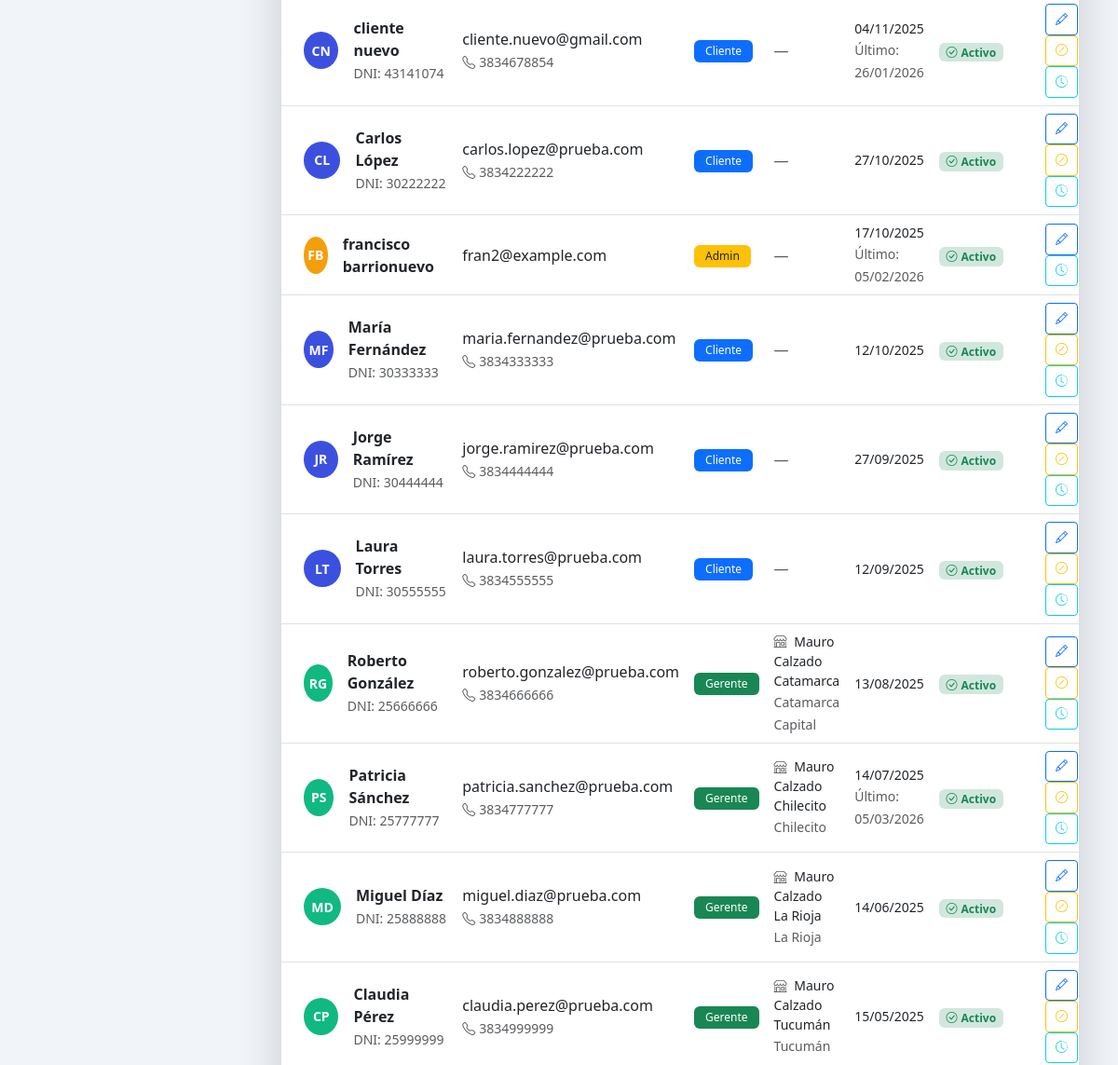
The app's page /admin/usuarios.php (signed in, middle part), older data.
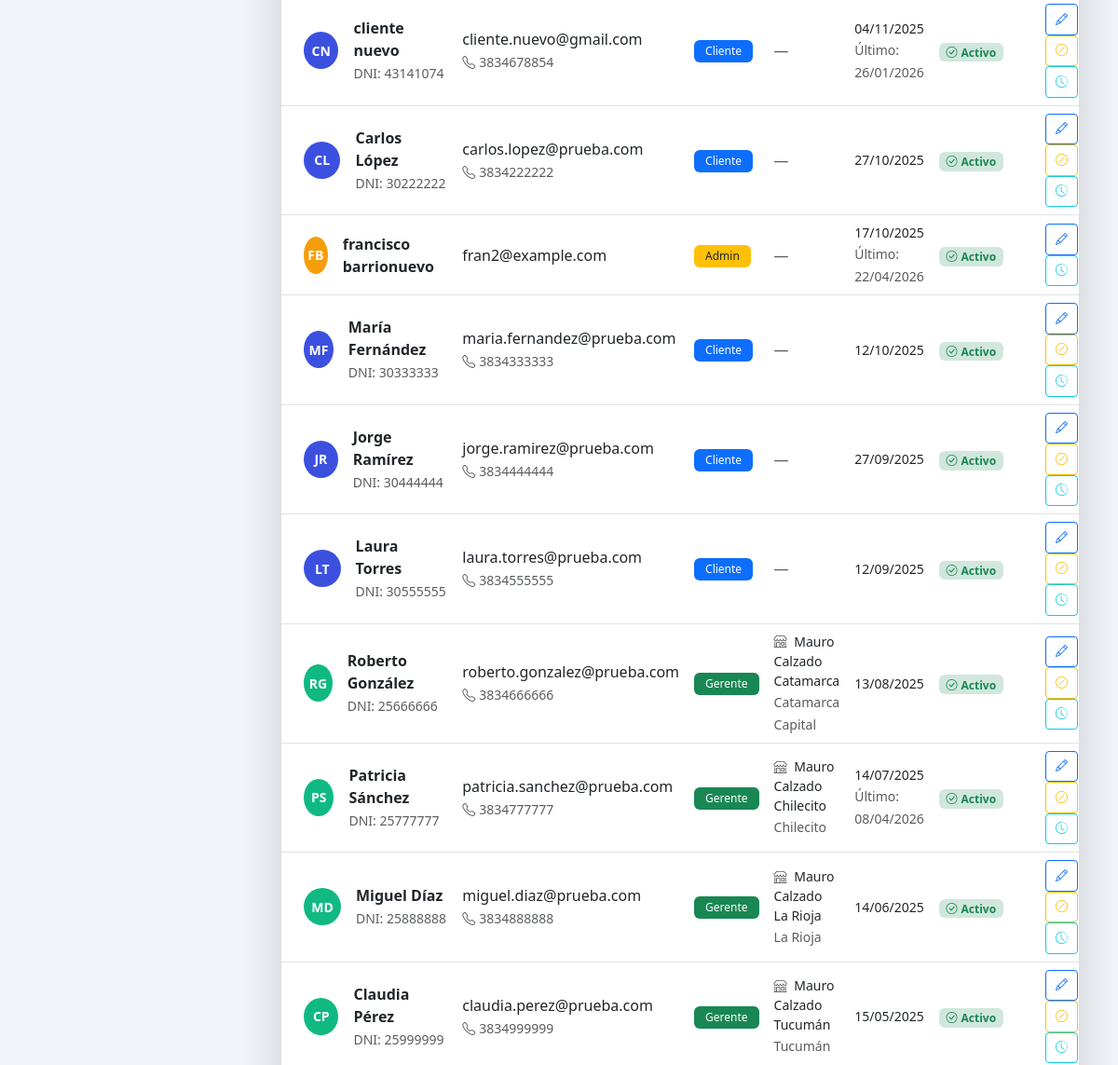
The same page, newer data.
### tables this page shows
CREATE TABLE `usuarios` (
  `id` int(11) NOT NULL,
  `rol_id` int(11) NOT NULL DEFAULT 1,
  `sucursal_id` int(11) DEFAULT NULL,
  `nombre` varchar(100) NOT NULL,
  `apellido` varchar(100) NOT NULL,
  `email` varchar(150) NOT NULL,
  `password` varchar(255) NOT NULL,
  `telefono` varchar(20) DEFAULT NULL,
  `dni` varchar(10) DEFAULT NULL,
  `direccion` text DEFAULT NULL,
  `ciudad` varchar(100) DEFAULT NULL,
  `provincia` varchar(100) DEFAULT NULL,
  `codigo_postal` varchar(10) DEFAULT NULL,
  `fecha_registro` datetime DEFAULT current_timestamp(),
  `ultimo_acceso` datetime DEFAULT NULL,
  `activo` tinyint(1) DEFAULT 1,
  `verificado` tinyint(1) DEFAULT 0
);

CREATE TABLE `roles` (
  `rol_id` int(11) NOT NULL,
  `nombre_rol` varchar(50) NOT NULL,
  `descripcion` text DEFAULT NULL,
  `fecha_creacion` timestamp NOT NULL DEFAULT current_timestamp()
);

CREATE TABLE `sucursales` (
  `id` int(11) NOT NULL,
  `nombre` varchar(100) NOT NULL,
  `direccion` varchar(255) NOT NULL,
  `ciudad` varchar(100) NOT NULL,
  `provincia` varchar(100) NOT NULL,
  `codigo_postal` varchar(10) DEFAULT NULL,
  `telefono` varchar(20) DEFAULT NULL,
  `email` varchar(100) DEFAULT NULL,
  `horario_lunes_viernes` varchar(100) DEFAULT NULL,
  `horario_sabado` varchar(100) DEFAULT NULL,
  `horario_domingo` varchar(100) DEFAULT NULL,
  `latitud` decimal(10,8) DEFAULT NULL,
  `longitud` decimal(11,8) DEFAULT NULL,
  `activo` tinyint(1) DEFAULT 1,
  `fecha_creacion` datetime DEFAULT current_timestamp(),
  `horario_apertura_manana` time DEFAULT '09:00:00' COMMENT 'Apertura turno mañana',
  `horario_cierre_manana` time DEFAULT '13:00:00' COMMENT 'Cierre turno mañana',
  `horario_apertura_tarde` time DEFAULT '17:30:00' COMMENT 'Apertura turno tarde',
  `horario_cierre_tarde` time DEFAULT '21:30:00' COMMENT 'Cierre turno tarde',
  `trabaja_sabado` tinyint(1) DEFAULT 1 COMMENT '1=sí, 0=no',
  `trabaja_domingo` tinyint(1) DEFAULT 0 COMMENT '1=sí, 0=no'
);

### admin/usuarios.php (the view, shortened to what the changed rows need)
<?php
require_once('../includes/verificar-admin.php');
$registros_por_pagina = 15;
$pagina_actual = isset($_GET['pagina']) ? max(1, intval($_GET['pagina'])) : 1;
$offset = ($pagina_actual - 1) * $registros_por_pagina;
$where_conditions = [];
$params = [];
$param_types = '';
$where_clause = !empty($where_conditions) ? "WHERE " . implode(" AND ", $where_conditions) : "";
$query = "SELECT
            u.id,
            u.rol_id,
            u.sucursal_id,
            u.nombre,
            u.apellido,
            u.email,
            u.telefono,
            u.dni,
            u.activo,
            u.fecha_registro,
            u.ultimo_acceso,
            r.nombre_rol,
            s.nombre as sucursal_nombre,
            s.ciudad as sucursal_ciudad
          FROM usuarios u
          INNER JOIN roles r ON u.rol_id = r.rol_id
          LEFT JOIN sucursales s ON u.sucursal_id = s.id
          {$where_clause}
          ORDER BY u.fecha_registro DESC
          LIMIT ? OFFSET ?";
$stmt = mysqli_prepare($conn, $query);
$params_with_limit = $params;
$params_with_limit[] = $registros_por_pagina;
$params_with_limit[] = $offset;
$param_types_with_limit = $param_types . 'ii';
mysqli_stmt_bind_param($stmt, $param_types_with_limit, ...$params_with_limit);
mysqli_stmt_execute($stmt);
$result_usuarios = mysqli_stmt_get_result($stmt);
require_once('includes/header-admin.php');
?>
<div class="container-fluid py-4">
    <div class="card shadow-lg border-0">
        <div class="card-body p-0">
            <div class="table-responsive">
                <table class="table table-hover align-middle mb-0">
                    <tbody>
                        <?php if (mysqli_num_rows($result_usuarios) > 0): ?>
                            <?php while ($usuario = mysqli_fetch_assoc($result_usuarios)):
                                $avatar_colors = [
                                    1 => '#3C50E0',
                                    2 => '#10B981',
                                    3 => '#F59E0B'
                                ];
                                $avatar_bg = $avatar_colors[$usuario['rol_id']] ?? '#6B7280';
                                $iniciales = strtoupper(substr($usuario['nombre'], 0, 1) . substr($usuario['apellido'], 0, 1));
                            ?>
                            <tr>
                                <td class="ps-4">
                                    <div class="d-flex align-items-center gap-3">
                                        <div class="user-avatar-table" style="background: <?php echo $avatar_bg; ?>;">
                                            <?php echo $iniciales; ?>
                                        </div>
                                        <div>
                                            <div class="fw-semibold">
                                                <?php echo htmlspecialchars($usuario['nombre'] . ' ' . $usuario['apellido']); ?>
                                            </div>
                                            <?php if ($usuario['dni']): ?>
                                                <small class="text-muted">DNI: <?php echo htmlspecialchars($usuario['dni']); ?></small>
                                            <?php endif; ?>
                                        </div>
                                    </div>
                                </td>
                                <td>
                                    <div><?php echo htmlspecialchars($usuario['email']); ?></div>
                                    <?php if ($usuario['telefono']): ?>
                                        <small class="text-muted">
                                            <i class="bi bi-telephone me-1"></i><?php echo htmlspecialchars($usuario['telefono']); ?>
                                        </small>
                                    <?php endif; ?>
                                </td>
                                <td>
                                    <?php
                                    $badge_classes = [
                                        1 => 'bg-primary',
                                        2 => 'bg-success',
                                        3 => 'bg-warning text-dark'
                                    ];
                                    $badge_class = $badge_classes[$usuario['rol_id']] ?? 'bg-secondary';
                                    ?>
                                    <span class="badge <?php echo $badge_class; ?> badge-rol">
                                        <?php echo htmlspecialchars($usuario['nombre_rol']); ?>
                                    </span>
                                </td>
                                <td>
                                    <?php if ($usuario['sucursal_nombre']): ?>
                                        <div class="small">
                                            <i class="bi bi-shop me-1 text-muted"></i>
                                            <?php echo htmlspecialchars($usuario['sucursal_nombre']); ?>
                                        </div>
                                        <small class="text-muted"><?php echo htmlspecialchars($usuario['sucursal_ciudad']); ?></small>
                                    <?php else: ?>
                                        <span class="text-muted">—</span>
                                    <?php endif; ?>
                                </td>
                                <td>
                                    <div class="small"><?php echo date('d/m/Y', strtotime($usuario['fecha_registro'])); ?></div>
                                    <?php if ($usuario['ultimo_acceso']): ?>
                                        <small class="text-muted">
                                            Último: <?php echo date('d/m/Y', strtotime($usuario['ultimo_acceso'])); ?>
                                        </small>
                                    <?php endif; ?>
                                </td>
                                <td>
                                    <?php if ($usuario['activo'] == 1): ?>
                                        <span class="badge bg-success-subtle text-success">
                                            <i class="bi bi-check-circle me-1"></i>Activo
                                        </span>
                                    <?php else: ?>
                                        <span class="badge bg-danger-subtle text-danger">
                                            <i class="bi bi-x-circle me-1"></i>Inactivo
                                        </span>
                                    <?php endif; ?>
                                </td>
                                <td class="text-center pe-4">
                                    <div class="table-actions">
                                        <button class="btn btn-sm btn-outline-primary"
                                                onclick="abrirModalEditar(<?php echo $usuario['id']; ?>)"
                                                title="Editar usuario">
                                            <i class="bi bi-pencil"></i>
                                        </button>
                                        <?php if ($usuario['id'] != $_SESSION['usuario_id']):  ?>
                                            <button class="btn btn-sm btn-outline-<?php echo $usuario['activo'] == 1 ? 'warning' : 'success'; ?>"
                                                    onclick="cambiarEstado(<?php echo $usuario['id']; ?>, <?php echo $usuario['activo'] == 1 ? 0 : 1; ?>, '<?php echo htmlspecialchars($usuario['nombre'] . ' ' . $usuario['apellido']); ?>')"
                                                    title="<?php echo $usuario['activo'] == 1 ? 'Desactivar' : 'Activar'; ?>">
                                                <i class="bi bi-<?php echo $usuario['activo'] == 1 ? 'slash-circle' : 'check-circle'; ?>"></i>
                                            </button>
                                        <?php endif; ?>
                                        <button class="btn btn-sm btn-outline-info"
                                                onclick="verHistorial(<?php echo $usuario['id']; ?>, '<?php echo htmlspecialchars($usuario['nombre'] . ' ' . $usuario['apellido']); ?>')"
                                                title="Ver historial de pedidos">
                                            <i class="bi bi-clock-history"></i>
                                        </button>
                                    </div>
                                </td>
                            </tr>
                            <?php endwhile; ?>
                        <?php endif; ?>
                    </tbody>
                </table>
            </div>
        </div>
    </div>
</div>
<?php
require_once('includes/footer-admin.php');
?>

Row changes from the older to the newer data that the page shows:
changed usuarios "francisco barrionuevo": ultimo_acceso "05/02/2026" → "22/04/2026"
changed usuarios "Patricia Sánchez": ultimo_acceso "05/03/2026" → "08/04/2026"
